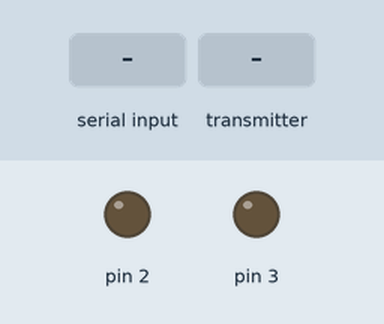
Simulated run of this sketch. Board: Arduino Uno, built with avr-gcc and run on an emulated ATmega328P. Shown: output pins drawn as LEDs (lit = HIGH). The inputs (shaded band) are chosen by the test bench. No radio packets arrive unless stated; what the sketch prints to the serial monitor is not drawn.

Above: at 1.2 s.
1.3 s: "2" received over Serial
At 2.0 s:
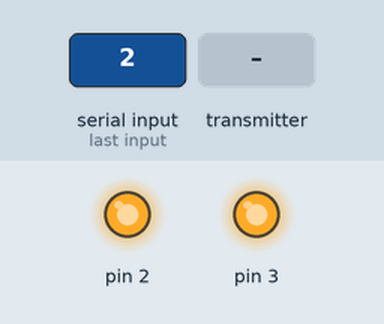
2.8 s: the transmitter starts sending accXangle = 0
5.8 s: the transmitter starts sending accYangle = 45
8.8 s: the transmitter starts sending acczangle = 0
11.8 s: the transmitter starts sending gyroXrate = 100
14.8 s: the transmitter starts sending gyroYrate = 25
Timing chart, 0 to 17.8 s (numbered marks = the images above; inputs shaded):
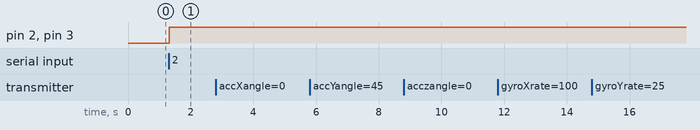

The sketch:

RX_FOR_TEST.ino
```cpp
#include<SPI.h>
#include<nRF24L01.h>
#include<RF24.h>
RF24 radio(9, 10);
const byte address[6] = "00001";
double H;
boolean me=false;
struct Package{
  double accXangle ,accYangle,acczangle ,gyroXrate ,gyroYrate,gyroZrate,T,P;
}test;
void setup() {
  Serial.begin(115200);
  radio.begin();
  radio.openWritingPipe(address);
  radio.stopListening();
  pinMode(0x02,OUTPUT);
  pinMode(0x03,OUTPUT);
}
void loop() {
  if(Serial.available()>0){
    char m= Serial.read();
    radio.write(&m,1);
    if(m=='2'){
      me= true;
    }
  }
  if (me == true){
    radio.openReadingPipe(0,address);
    radio.startListening();
    digitalWrite(0x02,HIGH);
    digitalWrite(0x03,HIGH);
  }
  if(radio.available()>0){
    radio.read(&test,sizeof(test));
  }
 calculate();
 printData();
}
void printData(){
 Serial.print("X: ");
 Serial.print(test.accXangle);
 Serial.print("        ");
 Serial.print("Y: ");
 Serial.print(test.accYangle);
 Serial.print("        ");
 Serial.print("Z: ");
 Serial.print(test.acczangle);
 Serial.print("        ");
 Serial.print("accX: ");
 Serial.print(test.gyroXrate);
 Serial.print("        ");
 Serial.print("accY: ");
 Serial.print(test.gyroYrate);
 Serial.print("        ");
 Serial.print("accZ: ");
 Serial.print(test.gyroZrate);
 Serial.print("        ");
 Serial.print("T: ");
 Serial.print(test.T);
 Serial.print("        ");
 Serial.print("P: ");
 Serial.print(test.P);
 Serial.print("        ");
 Serial.print("H: ");
 Serial.println(H);
}
void calculate(){
  H = 44330*(1-pow((test.P/1013.25),1/5.255));
}
```

Measured:
- after the input at 1.3 s, pin 2, pin 3: LOW → HIGH at once
- after the input at 2.8 s, every drawn part: stays the same
- after the input at 5.8 s, every drawn part: stays the same
- after the input at 8.8 s, every drawn part: stays the same
- after the input at 11.8 s, every drawn part: stays the same
- after the input at 14.8 s, every drawn part: stays the same
